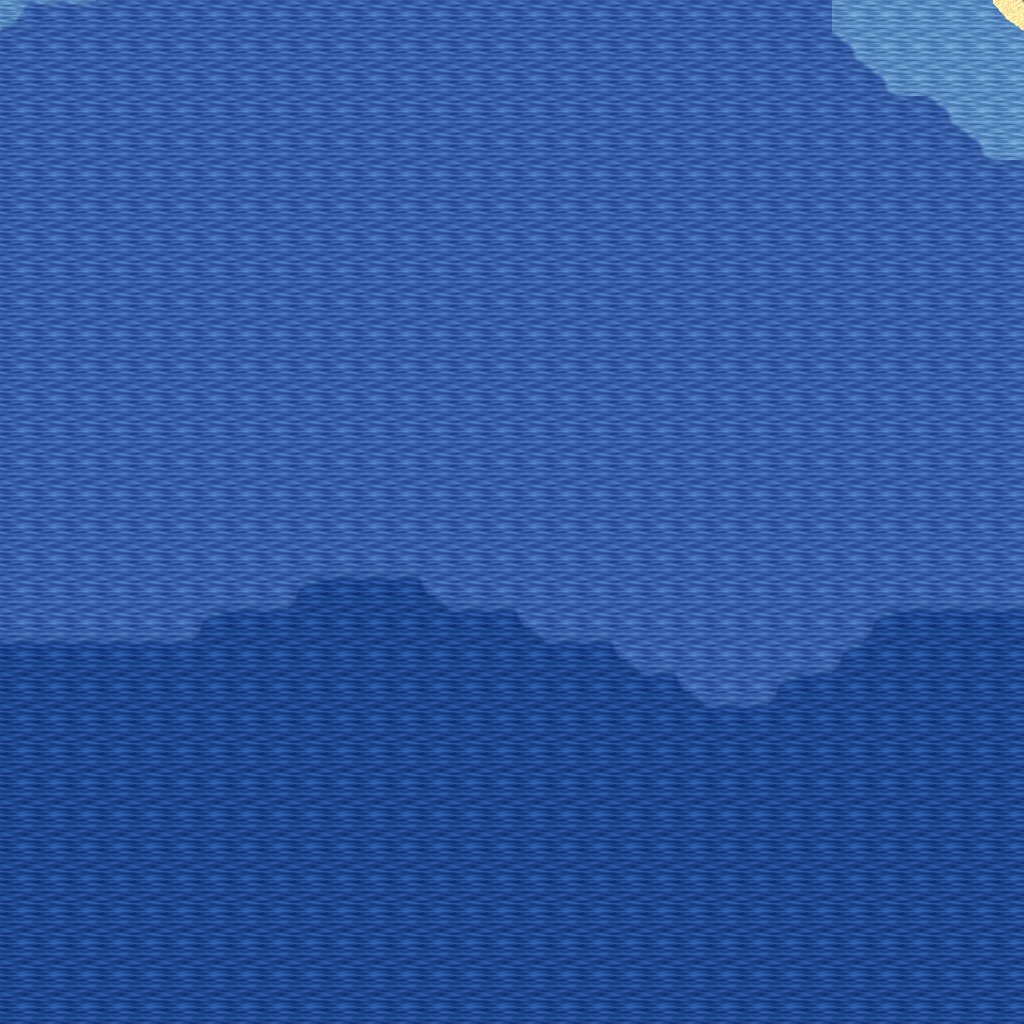

A 2D game scene composited from a Tiled map and its tileset images. What follows is a short description and the map's XML, with each tile layer's data collapsed to a summary:
An orthogonal 32x32 tile map with 32x32 px tiles, 5 tile layers (Ground, Objects, Objects2, Above, ...), 1 hidden layer not drawn, 57 tilesets.

<map version="1.10" tiledversion="1.11.0" orientation="orthogonal" renderorder="right-down" width="32" height="32" tilewidth="32" tileheight="32" infinite="0" nextlayerid="11" nextobjectid="1">
 <tileset firstgid="1" name="logic_collision" tilewidth="32" tileheight="32" tilecount="1" columns="1">
  <image source="../drawable/logic_collision.png" width="32" height="32" />
 </tileset>
 <tileset firstgid="2" name="ground_ground" tilewidth="32" tileheight="32" tilecount="33" columns="3">
  <image source="../drawable/ground_ground.png" width="96" height="352" />
 </tileset>
 <tileset firstgid="35" name="ground_water_pool" tilewidth="32" tileheight="32" tilecount="72" columns="3">
  <image source="../drawable/ground_water_pool.png" width="96" height="768" />
 </tileset>
 <tileset firstgid="107" name="furniture_carpet_plain_colours" tilewidth="32" tileheight="32" tilecount="10" columns="10">
  <image source="../drawable/furniture_carpet_plain_colours.png" width="320" height="32" />
 </tileset>
 <tileset firstgid="117" name="ground_brown_paving" tilewidth="32" tileheight="32" tilecount="2" columns="2">
  <image source="../drawable/ground_brown_paving.png" width="64" height="32" />
 </tileset>
 <tileset firstgid="119" name="ground_water_water" tilewidth="32" tileheight="32" tilecount="24" columns="3">
  <image source="../drawable/ground_water_water.png" width="96" height="256" />
 </tileset>
 <tileset firstgid="143" name="building_fence_fence_chunky" tilewidth="32" tileheight="32" tilecount="21" columns="3">
  <image source="../drawable/building_fence_fence_chunky.png" width="96" height="224" />
 </tileset>
 <tileset firstgid="164" name="ground_water_pool_corners" tilewidth="32" tileheight="32" tilecount="72" columns="3">
  <image source="../drawable/ground_water_pool_corners.png" width="96" height="768" />
 </tileset>
 <tileset firstgid="236" name="ground_grass_edges" tilewidth="32" tileheight="32" tilecount="36" columns="12">
  <image source="../drawable/ground_grass_edges.png" width="384" height="96" />
 </tileset>
 <tileset firstgid="272" name="ground_grass_corners" tilewidth="32" tileheight="32" tilecount="24" columns="6">
  <image source="../drawable/ground_grass_corners.png" width="192" height="128" />
 </tileset>
 <tileset firstgid="296" name="plant_grasses" tilewidth="32" tileheight="32" tilecount="6" columns="3">
  <image source="../drawable/plant_grasses.png" width="96" height="64" />
 </tileset>
 <tileset firstgid="302" name="plant_flower_daisy_white" tilewidth="32" tileheight="32" tilecount="8" columns="2">
  <image source="../drawable/plant_flower_daisy_white.png" width="64" height="128" />
 </tileset>
 <tileset firstgid="310" name="building_door_door_w" tilewidth="32" tileheight="32" tilecount="6" columns="2">
  <image source="../drawable/building_door_door_w.png" width="64" height="96" />
 </tileset>
 <tileset firstgid="316" name="building_wall_wood" tilewidth="32" tileheight="32" tilecount="16" columns="4">
  <image source="../drawable/building_wall_wood.png" width="128" height="128" />
 </tileset>
 <tileset firstgid="332" name="building_door_door_e" tilewidth="32" tileheight="32" tilecount="6" columns="2">
  <image source="../drawable/building_door_door_e.png" width="64" height="96" />
 </tileset>
 <tileset firstgid="338" name="ground_ground_2" tilewidth="32" tileheight="32" tilecount="4" columns="4">
  <image source="../drawable/ground_ground_2.png" width="128" height="32" />
 </tileset>
 <tileset firstgid="342" name="building_wall_stone" tilewidth="32" tileheight="32" tilecount="12" columns="3">
  <image source="../drawable/building_wall_stone.png" width="96" height="128" />
 </tileset>
 <tileset firstgid="354" name="building_wall_wall_brown" tilewidth="32" tileheight="32" tilecount="12" columns="3">
  <image source="../drawable/building_wall_wall_brown.png" width="96" height="128" />
 </tileset>
 <tileset firstgid="366" name="building_door_door_n" tilewidth="32" tileheight="32" tilecount="6" columns="3">
  <image source="../drawable/building_door_door_n.png" width="96" height="64" />
 </tileset>
 <tileset firstgid="372" name="building_church" tilewidth="32" tileheight="32" tilecount="56" columns="8">
  <image source="../drawable/building_church.png" width="256" height="224" />
 </tileset>
 <tileset firstgid="428" name="building_castle" tilewidth="32" tileheight="32" tilecount="320" columns="20">
  <image source="../drawable/building_castle.png" width="640" height="512" />
 </tileset>
 <tileset firstgid="748" name="plant_cactus" tilewidth="32" tileheight="32" tilecount="2" columns="1">
  <image source="../drawable/plant_cactus.png" width="32" height="64" />
 </tileset>
 <tileset firstgid="750" name="plant_stump_small_stump" tilewidth="32" tileheight="32" tilecount="4" columns="2">
  <image source="../drawable/plant_stump_small_stump.png" width="64" height="64" />
 </tileset>
 <tileset firstgid="754" name="furniture_carpet_rug_border" tilewidth="32" tileheight="32" tilecount="9" columns="3">
  <image source="../drawable/furniture_carpet_rug_border.png" width="96" height="96" />
 </tileset>
 <tileset firstgid="763" name="building_window_window_right" tilewidth="32" tileheight="32" tilecount="2" columns="2">
  <image source="../drawable/building_window_window_right.png" width="64" height="32" />
 </tileset>
 <tileset firstgid="765" name="item_statue_fairypool" tilewidth="32" tileheight="32" tilecount="16" columns="2">
  <image source="../drawable/item_statue_fairypool.png" width="64" height="256" />
 </tileset>
 <tileset firstgid="781" name="furniture_table_long_front_on" tilewidth="32" tileheight="32" tilecount="3" columns="1">
  <image source="../drawable/furniture_table_long_front_on.png" width="32" height="96" />
 </tileset>
 <tileset firstgid="784" name="building_decoration_blue_circle" tilewidth="32" tileheight="32" tilecount="4" columns="2">
  <image source="../drawable/building_decoration_blue_circle.png" width="64" height="64" />
 </tileset>
 <tileset firstgid="788" name="building_wall_bricked_edges" tilewidth="32" tileheight="32" tilecount="25" columns="5">
  <image source="../drawable/building_wall_bricked_edges.png" width="160" height="160" />
 </tileset>
 <tileset firstgid="813" name="item_corpse_skull_pale" tilewidth="32" tileheight="32" tilecount="2" columns="2">
  <image source="../drawable/item_corpse_skull_pale.png" width="64" height="32" />
 </tileset>
 <tileset firstgid="815" name="item_corpse_huge_animal" tilewidth="32" tileheight="32" tilecount="16" columns="2">
  <image source="../drawable/item_corpse_huge_animal.png" width="64" height="256" />
 </tileset>
 <tileset firstgid="831" name="item_sign_large" tilewidth="32" tileheight="32" tilecount="15" columns="5">
  <image source="../drawable/item_sign_large.png" width="160" height="96" />
 </tileset>
 <tileset firstgid="846" name="building_roof_yellow" tilewidth="32" tileheight="32" tilecount="20" columns="5">
  <image source="../drawable/building_roof_yellow.png" width="160" height="128" />
 </tileset>
 <tileset firstgid="866" name="building_roof_red" tilewidth="32" tileheight="32" tilecount="20" columns="5">
  <image source="../drawable/building_roof_red.png" width="160" height="128" />
 </tileset>
 <tileset firstgid="886" name="building_roof_green" tilewidth="32" tileheight="32" tilecount="20" columns="5">
  <image source="../drawable/building_roof_green.png" width="160" height="128" />
 </tileset>
 <tileset firstgid="906" name="building_roof_blue" tilewidth="32" tileheight="32" tilecount="20" columns="5">
  <image source="../drawable/building_roof_blue.png" width="160" height="128" />
 </tileset>
 <tileset firstgid="926" name="logic_creature_animal" tilewidth="32" tileheight="32" tilecount="32" columns="8">
  <image source="../drawable/logic_creature_animal.png" width="256" height="128" />
 </tileset>
 <tileset firstgid="958" name="logic_creature_golem" tilewidth="32" tileheight="32" tilecount="4" columns="4">
  <image source="../drawable/logic_creature_golem.png" width="128" height="32" />
 </tileset>
 <tileset firstgid="962" name="object_boat" tilewidth="32" tileheight="32" tilecount="42" columns="6">
  <image source="../drawable/object_boat.png" width="192" height="224" />
 </tileset>
 <tileset firstgid="1004" name="ground_water_pool_deep" tilewidth="32" tileheight="32" tilecount="72" columns="3">
  <image source="../drawable/ground_water_pool_deep.png" width="96" height="768" />
 </tileset>
 <tileset firstgid="1076" name="object_suspension_bridge" tilewidth="32" tileheight="32" tilecount="24" columns="3">
  <image source="../drawable/object_suspension_bridge.png" width="96" height="256" />
 </tileset>
 <tileset firstgid="1100" name="plant_tree_palm_trees" tilewidth="32" tileheight="32" tilecount="40" columns="4">
  <image source="../drawable/plant_tree_palm_trees.png" width="128" height="320" />
 </tileset>
 <tileset firstgid="1140" name="furniture_table_hotdog_stand" tilewidth="32" tileheight="32" tilecount="20" columns="4">
  <image source="../drawable/furniture_table_hotdog_stand.png" width="128" height="160" />
 </tileset>
 <tileset firstgid="1160" name="item_banners_banners" tilewidth="32" tileheight="32" tilecount="6" columns="2">
  <image source="../drawable/item_banners_banners.png" width="64" height="96" />
 </tileset>
 <tileset firstgid="1166" name="building_door_closed" tilewidth="32" tileheight="32" tilecount="1" columns="1">
  <image source="../drawable/building_door_closed.png" width="32" height="32" />
 </tileset>
 <tileset firstgid="1167" name="building_decoration_numbers" tilewidth="32" tileheight="32" tilecount="20" columns="2">
  <image source="../drawable/building_decoration_numbers.png" width="64" height="320" />
 </tileset>
 <tileset firstgid="1187" name="building_decoration_numbers_higher" tilewidth="32" tileheight="32" tilecount="2" columns="2">
  <image source="../drawable/building_decoration_numbers_higher.png" width="64" height="32" />
 </tileset>
 <tileset firstgid="1189" name="furniture_light_small_oil_lamp" tilewidth="32" tileheight="32" tilecount="8" columns="2">
  <image source="../drawable/furniture_light_small_oil_lamp.png" width="64" height="128" />
 </tileset>
 <tileset firstgid="1197" name="light_light_1x1" tilewidth="32" tileheight="32" tilecount="3" columns="3">
  <image source="../drawable/light_light_1x1.png" width="96" height="32" />
 </tileset>
 <tileset firstgid="1200" name="building_roof_straw" tilewidth="32" tileheight="32" tilecount="20" columns="5">
  <image source="../drawable/building_roof_straw.png" width="160" height="128" />
 </tileset>
 <tileset firstgid="1220" name="building_huts" tilewidth="32" tileheight="32" tilecount="338" columns="26">
  <image source="../drawable/building_huts.png" width="832" height="416" />
 </tileset>
 <tileset firstgid="1558" name="light_light_5x5" tilewidth="32" tileheight="32" tilecount="25" columns="5">
  <image source="../drawable/light_light_5x5.png" width="160" height="160" />
 </tileset>
 <tileset firstgid="1583" name="logic_item_sign" tilewidth="32" tileheight="32" tilecount="1" columns="1">
  <image source="../drawable/logic_item_sign.png" width="32" height="32" />
 </tileset>
 <tileset firstgid="1584" name="light_door_light" tilewidth="32" tileheight="32" tilecount="12" columns="3">
  <image source="../drawable/light_door_light.png" width="96" height="128" />
 </tileset>
 <tileset firstgid="1596" name="ground_sand_1" tilewidth="32" tileheight="32" tilecount="10" columns="2">
  <image source="../drawable/ground_sand_1.png" width="64" height="160" />
 </tileset>
 <tileset firstgid="1606" name="ground_sand_2" tilewidth="32" tileheight="32" tilecount="15" columns="5">
  <image source="../drawable/ground_sand_2.png" width="160" height="96" />
 </tileset>
 <tileset firstgid="1621" name="logic_creature_reptile" tilewidth="32" tileheight="32" tilecount="7" columns="7">
  <image source="../drawable/logic_creature_reptile.png" width="224" height="32" />
 </tileset>
 <layer id="1" name="Ground" width="32" height="32">
  <data>[1024 cells, 1024 non-empty, 10 distinct tile ids]</data>
 </layer>
 <layer id="2" name="Objects" width="32" height="32">
  <data>[1024 cells, 1 non-empty, 1 distinct tile ids]</data>
 </layer>
 <layer id="3" name="Objects2" width="32" height="32">
  <data>[1024 cells, 0 non-empty, 0 distinct tile ids]</data>
 </layer>
 <layer id="4" name="Above" width="32" height="32">
  <data>[1024 cells, 0 non-empty, 0 distinct tile ids]</data>
 </layer>
 <layer id="5" name="Above2" width="32" height="32">
  <data>[1024 cells, 0 non-empty, 0 distinct tile ids]</data>
 </layer>
 <layer id="6" name="Walkable" width="32" height="32" visible="0">
  <data>[1024 cells, 1006 non-empty, 1 distinct tile ids]</data>
 </layer>
 <objectgroup id="7" name="Mapevents" />
 <objectgroup id="8" name="Spawn" />
 <objectgroup id="9" name="Keys" />
 <objectgroup id="10" name="Replace" />
</map>
